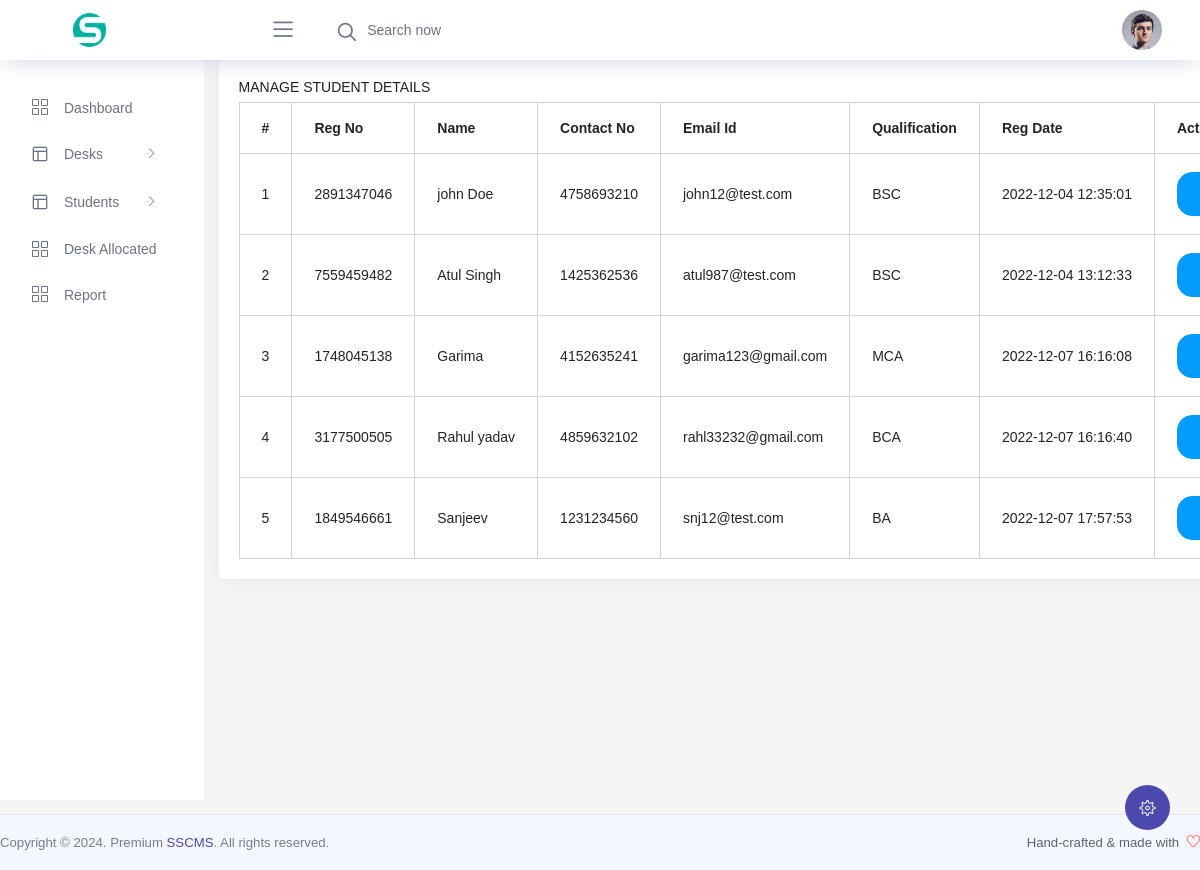
The app's page /sscms/admin/manage-students.php (signed in) with its own data.
### tables this page shows
CREATE TABLE `tblstudents` (
  `id` int(11) NOT NULL,
  `registrationNumber` bigint(12) DEFAULT NULL,
  `studentName` varchar(150) DEFAULT NULL,
  `studentContactNo` bigint(12) DEFAULT NULL,
  `studentEmailId` varchar(120) DEFAULT NULL,
  `studentQualification` varchar(200) DEFAULT NULL,
  `studentAddress` mediumtext DEFAULT NULL,
  `regDate` timestamp NULL DEFAULT current_timestamp(),
  `isActive` int(11) DEFAULT NULL,
  `isDeskAssign` char(1) DEFAULT NULL
);

### sscms/admin/manage-students.php (the view, shortened to what this page needs)
<?php
include('includes/dbconnection.php');
if (strlen($_SESSION['sscmsaid']==0)) {
  header('location:logout.php');
  } else{
  ?><!doctype html>
<html lang="en">
    <head>
  <link rel="stylesheet" href="../vendors/feather/feather.css">
  <link rel="stylesheet" href="../vendors/ti-icons/css/themify-icons.css">
  <link rel="stylesheet" href="../vendors/css/vendor.bundle.base.css">
  <link rel="stylesheet" href="../vendors/select2/select2.min.css">
  <link rel="stylesheet" href="../vendors/select2-bootstrap-theme/select2-bootstrap.min.css">
  <link rel="stylesheet" href="../css/vertical-layout-light/style.css">
        <link href="assets/css/style.css" rel="stylesheet" type="text/css" />
    </head>
    <body>
      <?php include_once('includes/header2.php');?>
            <div class="container">
                <div class="row">
                    <div class="col-12">
                        <div class="card-box">
                            <h4 class="m-t-0 header-title">Manage Student Details</h4>
                            <table id="datatable" class="table table-bordered dt-responsive nowrap" style="border-collapse: collapse; border-spacing: 0; width: 100%;">
                                <thead>
                                <tr><th>#</th>
                                                    <th>Reg No</th>
                                                    <th>Name</th>
                                                    <th>Contact No</th>
                                                    <th>Email Id</th>
                                                    <th>Qualification</th>
                                                    <th>Reg Date</th>
                                                    <th>Action</th>
                                                </tr>
                                </thead>
                                <tbody>
 <?php
$sql="SELECT * from tblstudents";
$query = $dbh->prepare($sql);
$query->execute();
$results=$query->fetchAll(PDO::FETCH_OBJ);
$cnt=1;
if($query->rowCount() > 0)
{
foreach($results as $row)
{          ?>
<tr>
<td><?php echo htmlentities($cnt);?></td>
<td><?php  echo htmlentities($row->registrationNumber);?></td>
<td><?php  echo htmlentities($row->studentName);?></td>
<td><?php  echo htmlentities($row->studentContactNo);?></td>
<td><?php  echo htmlentities($row->studentEmailId);?></td>
<td><?php  echo htmlentities($row->studentQualification);?></td>
<td><?php  echo htmlentities($row->regDate);?></td>
<td><a href="edit-student.php?stdid=<?php echo htmlentities ($row->id);?>" class="btn btn-primary"></a>
</td>
                                                    </tr>
                                                   <?php $cnt=$cnt+1;}} ?>
                                </tbody>
                            </table>
                        </div>
                    </div>
                </div>
            </div>
<?php include_once('includes/footer.php');?>
        </div>
    </body>
</html><?php }  ?>

### records on screen
tblstudents: registrationNumber "2891347046", studentName "john Doe", studentContactNo "4758693210", studentEmailId "john12@test.com", studentQualification "BSC", regDate "2022-12-04 12:35:01"
tblstudents: registrationNumber "7559459482", studentName "Atul Singh", studentContactNo "1425362536", studentEmailId "atul987@test.com", studentQualification "BSC", regDate "2022-12-04 13:12:33"
tblstudents: registrationNumber "1748045138", studentName "Garima", studentContactNo "4152635241", studentEmailId "garima123@gmail.com", studentQualification "MCA", regDate "2022-12-07 16:16:08"
tblstudents: registrationNumber "3177500505", studentName "Rahul yadav", studentContactNo "4859632102", studentEmailId "rahl33232@gmail.com", studentQualification "BCA", regDate "2022-12-07 16:16:40"
tblstudents: registrationNumber "1849546661", studentName "Sanjeev", studentContactNo "1231234560", studentEmailId "snj12@test.com", studentQualification "BA", regDate "2022-12-07 17:57:53"
